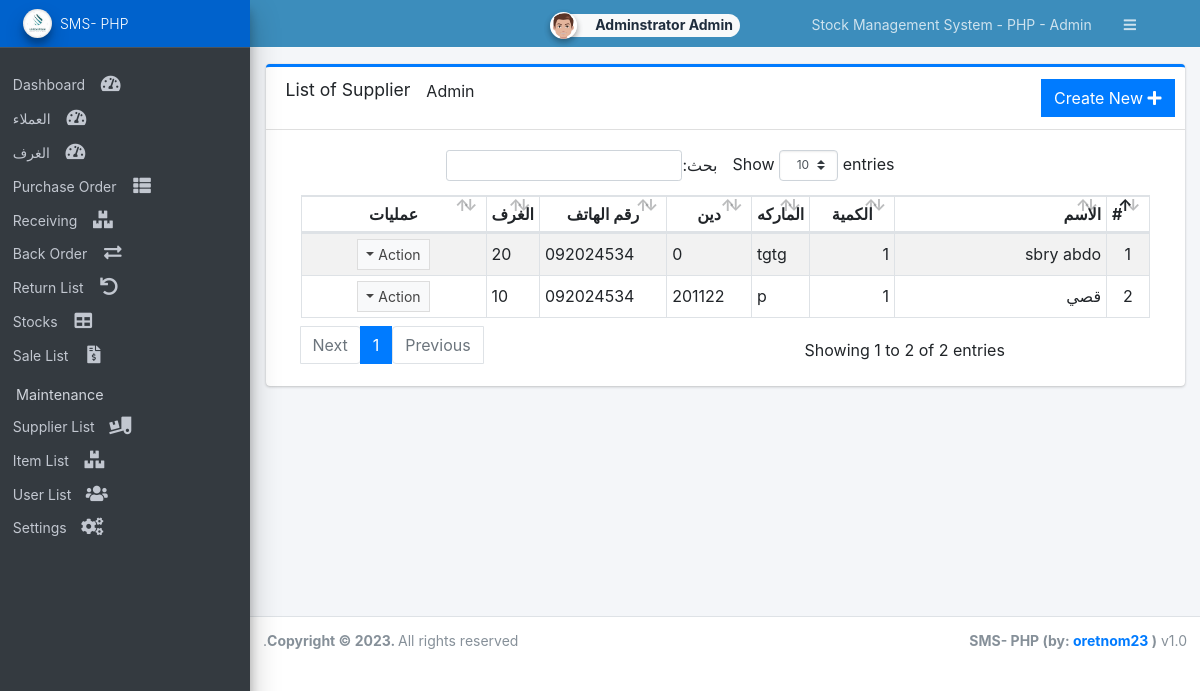
Screenshot of /admin/?page=custmor/customer (signed in) with the database file from the repository.
### tables this page shows
CREATE TABLE `cust_list` (
  `id` int(30) NOT NULL,
  `name` text NOT NULL,
  `total` int(30) NOT NULL,
  `marks` text NOT NULL,
  `den` int(30) NOT NULL,
  `phone` text NOT NULL,
  `rooms` int(30) NOT NULL,
  `stock` text NOT NULL,
  `from_to` text NOT NULL,

   
  `date_created` datetime NOT NULL DEFAULT current_timestamp(),
  `date_updated` datetime NOT NULL DEFAULT current_timestamp() ON UPDATE current_timestamp()
);

### classes/DBConnection.php (called while the page is built, shortened)
<?php
class DBConnection{
    private $host = DB_SERVER;
    private $username = DB_USERNAME;
    private $password = DB_PASSWORD;
    private $database = DB_NAME;
    public $conn;
    public function __construct(){
        if (!isset($this->conn)) {
            $this->conn = new mysqli($this->host, $this->username, $this->password, $this->database);
        }
    }
}
?>

### classes/SystemSettings.php (called while the page is built, shortened)
<?php
class SystemSettings extends DBConnection{
	function userdata($field = ''){
		if(!empty($field)){
			if(isset($_SESSION['userdata'][$field]))
				return $_SESSION['userdata'][$field];
			else
				return null;
		}else{
			return false;
		}
	}
}
$_settings = new SystemSettings();
?>

### admin/custmor/customer.php (the view, shortened to what this page needs)
<div class="card card-outline card-primary">
	<div class="card-header">
		<h3 class="card-title">List of Supplier</h3>
		<span class="ml-3"><?php echo ucwords(''.$_settings->userdata('lastname')) ?></span>
		<div class="card-tools">
			<a href="javascript:void(0)" id="create_new" class="btn btn-flat btn-primary"><span class="fas fa-plus"></span> Create New</a>
		</div>
	</div>
	<div class="card-body">
		<div class="container-fluid">
			<div class="container-fluid">
				<table class="table table-bordered table-striped">
					<colgroup>
						<col width="5%">
						<col width="25%">
						<col width="10%">
						<col width="5%">
						<col width="10%">
						<col width="15%">
						<col width="5%">
					</colgroup>
					<thead>
						<tr>
							<th>#</th>
							<th class="text-right">الاسم</th>
							<th class="text-center">الكمية</th>
							<th class="text-center">الماركه</th>
							<th class="text-center">دين</th>
							<th class="text-center">رقم الهاتف</th>
							<th class="text-center">الغرف</th>
							<th class="text-center">عمليات</th>
						</tr>
					</thead>
					<tbody>
						<?php
						$i = 1;
						$qry = $conn->query("SELECT * from `cust_list`  order by `name` asc ");
						while ($row = $qry->fetch_assoc()) :
						?>
							<tr>
								<td class="text-center"><?php echo $i++; ?></td>
								<td class="text-right"><?php echo $row['name'] ?></td>
								<td class="text-right"><?php echo $row['total'] ?></td>
								<td><?php echo $row['marks'] ?></td>
								<td><?php echo $row['den'] ?></td>
								<td><?php echo $row['phone'] ?></td>
								<td><?php echo $row['rooms'] ?></td>
								<td align="center">
									<button type="button" class="btn btn-flat btn-default btn-sm dropdown-toggle dropdown-icon" data-toggle="dropdown">
										Action
									</button>
								</td>
							</tr>
						<?php endwhile; ?>
					</tbody>
				</table>
			</div>
		</div>
	</div>
</div>

### rows the page displays
cust_list: name "sbry abdo", total "1", marks "tgtg", den "0", phone "092024534", rooms "20"
cust_list: name "قصي", total "1", marks "p", den "201122", phone "092024534", rooms "10"

### other values shown
$_settings->info('name') "Stock Management System - PHP"
$_settings->userdata('firstname').' '.$_settings->userdata('lastname') "Adminstrator Admin"
$_settings->info('short_name') "SMS- PHP"
